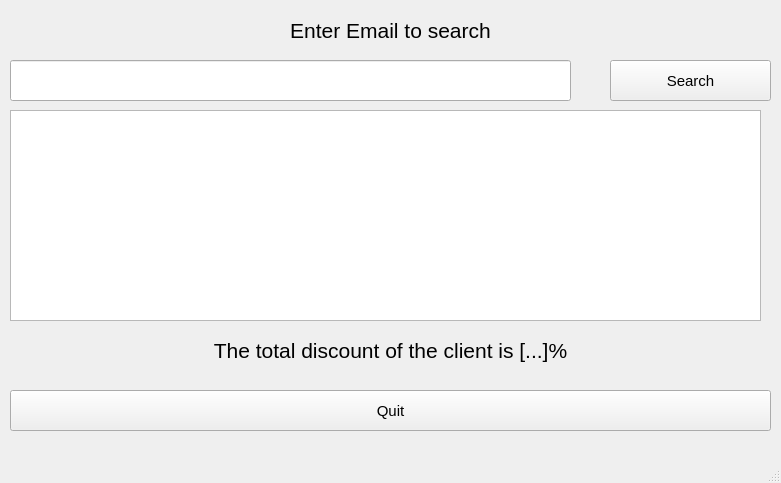
<?xml version="1.0" encoding="UTF-8"?>
<ui version="4.0">
 <class>Show_clients</class>
 <widget class="QMainWindow" name="Show_clients">
  <property name="geometry">
   <rect>
    <x>0</x>
    <y>0</y>
    <width>781</width>
    <height>483</height>
   </rect>
  </property>
  <property name="windowTitle">
   <string>MainWindow</string>
  </property>
  <widget class="QWidget" name="centralwidget">
   <widget class="QPushButton" name="Autorisation_button">
    <property name="geometry">
     <rect>
      <x>610</x>
      <y>60</y>
      <width>161</width>
      <height>41</height>
     </rect>
    </property>
    <property name="font">
     <font>
      <family>Arial</family>
      <pointsize>11</pointsize>
     </font>
    </property>
    <property name="text">
     <string>Search</string>
    </property>
   </widget>
   <widget class="QLabel" name="label_3">
    <property name="geometry">
     <rect>
      <x>10</x>
      <y>330</y>
      <width>761</width>
      <height>41</height>
     </rect>
    </property>
    <property name="text">
     <string>&lt;html&gt;&lt;head/&gt;&lt;body&gt;&lt;p align=&quot;center&quot;&gt;&lt;span style=&quot; font-size:16pt;&quot;&gt;The total discount of the client is [...]%&lt;/span&gt;&lt;/p&gt;&lt;/body&gt;&lt;/html&gt;</string>
    </property>
   </widget>
   <widget class="QLabel" name="label_2">
    <property name="geometry">
     <rect>
      <x>10</x>
      <y>10</y>
      <width>761</width>
      <height>41</height>
     </rect>
    </property>
    <property name="text">
     <string>&lt;html&gt;&lt;head/&gt;&lt;body&gt;&lt;p align=&quot;center&quot;&gt;&lt;span style=&quot; font-size:16pt;&quot;&gt;Enter Email to search&lt;/span&gt;&lt;/p&gt;&lt;/body&gt;&lt;/html&gt;</string>
    </property>
   </widget>
   <widget class="QLineEdit" name="lineEdit">
    <property name="geometry">
     <rect>
      <x>10</x>
      <y>60</y>
      <width>561</width>
      <height>41</height>
     </rect>
    </property>
   </widget>
   <widget class="QPushButton" name="Autorisation_button_2">
    <property name="geometry">
     <rect>
      <x>10</x>
      <y>390</y>
      <width>761</width>
      <height>41</height>
     </rect>
    </property>
    <property name="font">
     <font>
      <family>Arial</family>
      <pointsize>11</pointsize>
     </font>
    </property>
    <property name="text">
     <string>Quit</string>
    </property>
   </widget>
   <widget class="QTreeView" name="treeView">
    <property name="geometry">
     <rect>
      <x>10</x>
      <y>110</y>
      <width>751</width>
      <height>211</height>
     </rect>
    </property>
   </widget>
  </widget>
  <widget class="QMenuBar" name="menubar">
   <property name="geometry">
    <rect>
     <x>0</x>
     <y>0</y>
     <width>781</width>
     <height>22</height>
    </rect>
   </property>
  </widget>
  <widget class="QStatusBar" name="statusbar"/>
 </widget>
 <resources/>
 <connections/>
</ui>
